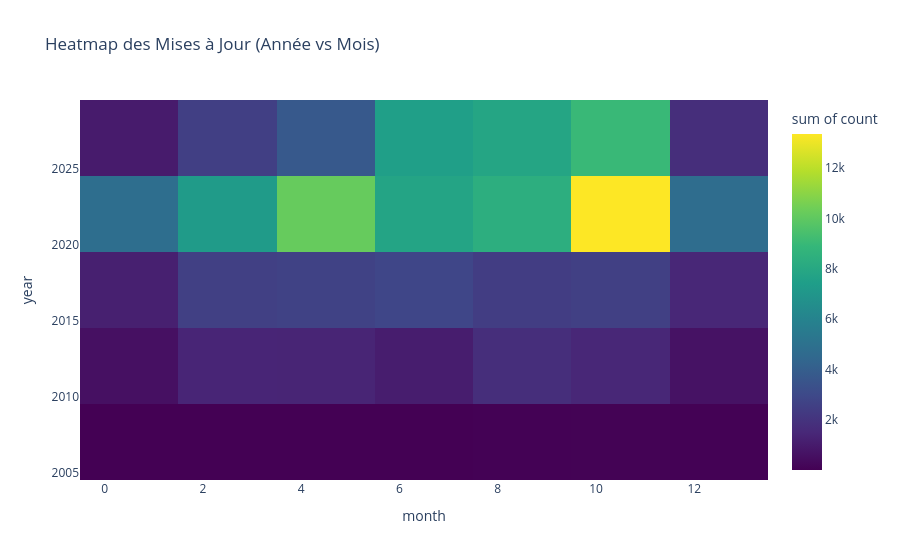

Notebook code for this chart:
### Code cell
# VErsion heatmap temporelle

df['year'] = df['timestamp_dt'].dt.year
df['month'] = df['timestamp_dt'].dt.month

heatmap_data = df.group_by(['year','month']).size().reset_index(name='count')

fig_heatmap = px.density_heatmap(
    heatmap_data,
    x="month", y="year", z="count",
    color_continuous_scale="Viridis",
    title="Heatmap des Mises à Jour (Année vs Mois)"
)
fig_heatmap.show()

### Figure 1 — Plotly figure (JSON) as saved in the notebook; plotly's stock layout.template omitted (floating-point values rounded to 4 significant figures; data arrays with more than 128 entries replaced by an {"elided": "..."} marker saying what was removed)
{"data": [{"coloraxis": "coloraxis", "histfunc": "sum", "hovertemplate": "month=%{x}<br>year=%{y}<br>sum of count=%{z}<extra></extra>", "name": "", "type": "histogram2d", "x": {"elided": "216 int values"}, "xaxis": "x", "xbingroup": "x", "y": {"elided": "216 int values"}, "yaxis": "y", "ybingroup": "y", "z": {"elided": "216 int values"}}], "layout": {"coloraxis": {"colorbar": {"title": {"text": "sum of count"}}, "colorscale": [[0, "#440154"], [0.1111, "#482878"], [0.2222, "#3e4989"], [0.3333, "#31688e"], [0.4444, "#26828e"], [0.5556, "#1f9e89"], [0.6667, "#35b779"], [0.7778, "#6ece58"], [0.8889, "#b5de2b"], [1, "#fde725"]]}, "legend": {"tracegroupgap": 0}, "title": {"text": "Heatmap des Mises à Jour (Année vs Mois)"}, "xaxis": {"anchor": "y", "domain": [0, 1], "title": {"text": "month"}}, "yaxis": {"anchor": "x", "domain": [0, 1], "title": {"text": "year"}}}}
